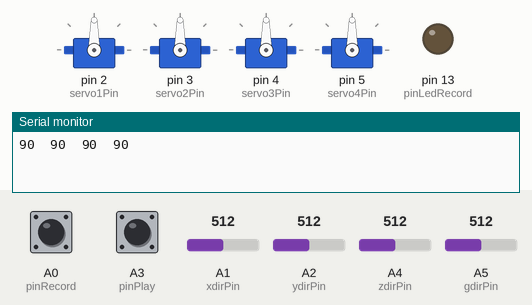
Recording of a sketch running on a simulated Arduino Uno, built with avr-gcc and run on an emulated ATmega328P. Shown: 4 × servo, output pins drawn as LEDs (lit = HIGH), the last lines printed to the serial monitor. Inputs (shaded band) come from the test bench; at power-on: A1 (xdirPin) = 512, A2 (ydirPin) = 512, A4 (zdirPin) = 512, A0 (pinRecord) HIGH, A3 (pinPlay) HIGH, A5 (gdirPin) = 512.

Above: at 2.2 s.
2.3 s: A1 (xdirPin) set to 426
3.8 s: A1 (xdirPin) set to 397
At 4.08 s:
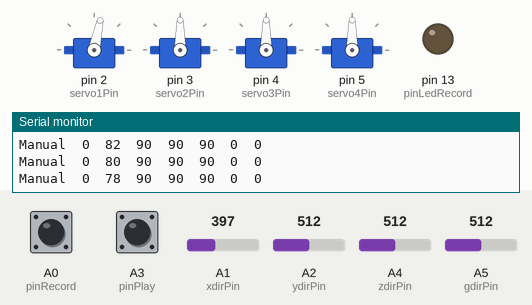
At 6.6 s:
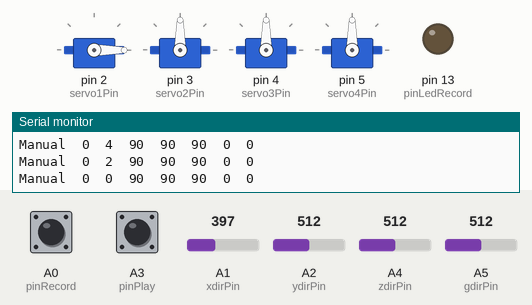
6.8 s: A2 (ydirPin) set to 418
8.3 s: A2 (ydirPin) set to 400
At 11.0 s:
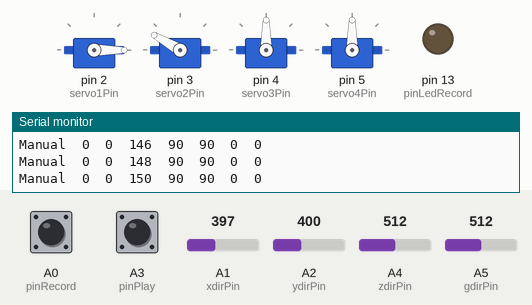
11.3 s: A4 (zdirPin) set to 418
12.8 s: A4 (zdirPin) set to 396
At 14.7 s:
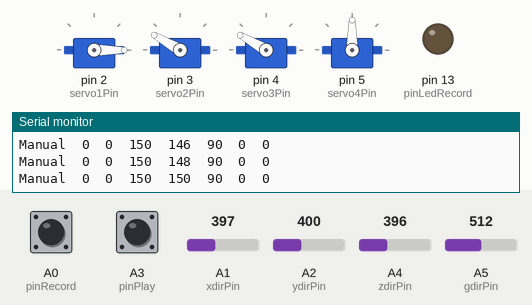
Timing chart, 0 to 16.2 s (numbered marks = the images above; inputs shaded):
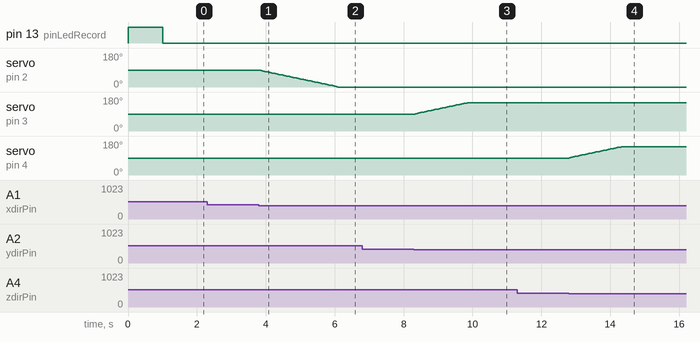

Measured:
- the behaviour switches between 410 and 409 on A1 (xdirPin) (found by bisection; images 0 and 1)
- the behaviour switches between 410 and 409 on A2 (ydirPin) (found by bisection; images 2 and 3)
- the behaviour switches between 410 and 409 on A4 (zdirPin) (found by bisection; images 3 and 4)
- after the input at 2.3 s, every drawn part: stays the same
- after the input at 3.8 s, servo on pin 2 (servo1Pin): moves from 90° to 0° over 2.3 s, starting at once
- after the input at 6.8 s, every drawn part: stays the same
- after the input at 8.3 s, servo on pin 3 (servo2Pin): moves from 90° to 150° over 1.5 s, starting at once
- after the input at 11.3 s, every drawn part: stays the same
- after the input at 12.8 s, servo on pin 4 (servo3Pin): moves from 90° to 150° over 1.5 s, starting at once

The sketch:

RecordAndPlay.ino
```cpp
/* Animatronics workshop sketch
   Uses two analogue joysticks and four servos.

   First joystick moves servo1 & servo 2,
   button start/stop recording positions.

   Second joystick moves servo3 & servo 4,
   button start/stop playing recorded positions.
   Press button for 2 seconds to autoplay.

   Pins:
   Arduino    Stick1    Stick2    Servo1   Servo2  Servo3    Servo4   Record/
      GND       GND       GND    Brown     Brown   Brown     Brown    Auto play
       5V       VCC       VCC      Red       Red     Red       Red    LED
       A0       HOR
       A1       VER
       PD2      BUTT
       A2                 HOR
       A3                 VER
       PD3                BUTT
       11                       Yellow
       10                                 Yellow
        9                                         Yellow
        6                                                   Yellow
       PD4                                                            X
*/
#include <Servo.h>

bool repeatePlaying = false; /* Repeatedly is running recorded cycle */
int delayBetweenCycles = 2000; /* Delay between cycles */

int servo1Pin = 2;       /* Servo1 servo */
int servo2Pin = 3;   /* Servo2 servo */
int servo3Pin = 4;       /* Servo3 servo */
int servo4Pin = 5;     /* Servo4 servo */

int xdirPin = A1;        /* Servo1 - joystick1*/
int ydirPin = A2;        /* Servo2 - joystick1 */
int zdirPin = A4;        /* Servo3 - joystick2 */
int gdirPin = A5;        /* Servo4 - joystick2 */

//int pinRecord = A4;     /* Button record - backward compatibility */
//int pinPlay = A5;       /* Button play  - backward compatibility */
int pinRecord = A0;     /* Button record - recommended (A4 is deprecated, will by used for additional joystick) */
int pinPlay = A3;       /* Button play  - recommended (A5 is deprecated, will by used for additional joystick) */
int pinLedRecord = 13;  /* LED - indicates recording (light) or auto play mode (blink one) */

bool useInternalPullUpResistors = true;

const int buffSize = 512; /* Size of recording buffer */

int startServo1 = 90;
int startServo2 = 90;
int startServo3 = 90;
int startServo4 = 90;

int posServo1 = 90;
int posServo2 = 90;
int posServo3 = 90;
int posServo4 = 90;

int lastServo1 = 90;
int lastServo2 = 90;
int lastServo3 = 90;
int lastServo4 = 90;

int minServo1 = 0;
int maxServo1 = 150;
int minServo2 = 0;
int maxServo2 = 150;
int minServo3 = 0;
int maxServo3 = 150;
int minServo4 = 0;
int maxServo4 = 150;

const int countServo = 4;
int buff[buffSize];
int buffAdd[countServo];
int recPos = 0;
int playPos = 0;

int buttonRecord = HIGH;
int buttonPlay = HIGH;

int buttonRecordLast = LOW;
int buttonPlayLast = LOW;

bool record = false;
bool play = false;
bool debug = false;

String command = "Manual";
int printPos = 0;

int buttonPlayDelay = 20;
int buttonPlayCount = 0;

bool ledLight = false;

Servo servoServo1;
Servo servoServo2;
Servo servoServo3;
Servo servoServo4;

void setup() {
  Serial.begin(9600);

  if (useInternalPullUpResistors) {
    pinMode(pinRecord, INPUT_PULLUP);
    pinMode(pinPlay, INPUT_PULLUP);
  }
  else
  {
    pinMode(pinRecord, INPUT);
    pinMode(pinPlay, INPUT);
  }

  pinMode(xdirPin, INPUT);
  pinMode(ydirPin, INPUT);
  pinMode(zdirPin, INPUT);
  pinMode(gdirPin, INPUT);

  pinMode(pinLedRecord, OUTPUT);

  servoServo1.attach(servo1Pin);
  servoServo2.attach(servo2Pin);
  servoServo3.attach(servo3Pin);
  servoServo4.attach(servo4Pin);

  StartPosition();

  digitalWrite(pinLedRecord, HIGH);
  delay(1000);
  digitalWrite(pinLedRecord, LOW);
}

void loop() {

  buttonRecord = digitalRead(pinRecord);
  buttonPlay = digitalRead(pinPlay);

  //  Serial.print(buttonRecord);
  //  Serial.print("\t");
  //  Serial.println(buttonPlay);
  //  for testing purposes

  if (buttonPlay == LOW)
  {
    buttonPlayCount++;

    if (buttonPlayCount >= buttonPlayDelay)
    {
      repeatePlaying = true;
    }
  }
  else buttonPlayCount = 0;

  if (buttonPlay != buttonPlayLast)
  {
    if (record)
    {
      record = false;
    }

    if (buttonPlay == LOW)
    {
      play = !play;
      repeatePlaying = false;

      if (play)
      {
        StartPosition();
      }
    }
  }

  if (buttonRecord != buttonRecordLast)
  {
    if (buttonRecord == LOW)
    {
      record = !record;

      if (record)
      {
        play = false;
        repeatePlaying = false;
        recPos = 0;
      }
      else
      {
        if (debug) PrintBuffer();
      }
    }
  }

  buttonPlayLast = buttonPlay;
  buttonRecordLast = buttonRecord;

  float dx = map(analogRead(xdirPin), 0, 1023, -5.0, 5.0);
  float dy = map(analogRead(ydirPin), 0, 1023, 5.0, -5.0);
  float dz = map(analogRead(zdirPin), 0, 1023, 5.0, -5.0);
  float dg = map(analogRead(gdirPin), 0, 1023, 5.0, -5.0);

  if (abs(dx) < 1.5) dx = 0;
  if (abs(dy) < 1.5) dy = 0;
  if (abs(dz) < 1.5) dz = 0;
  if (abs(dg) < 1.5) dg = 0;

  posServo1 += dx;
  posServo2 += dy;
  posServo3 += dz;
  posServo4 += dg;

  if (play)
  {
    if (playPos >= recPos) {
      playPos = 0;

      if (repeatePlaying)
      {
        delay(delayBetweenCycles);
        StartPosition();
      }
      else
      {
        play = false;
      }
    }

    bool endOfData = false;

    while (!endOfData)
    {
      if (playPos >= buffSize - 1) break;
      if (playPos >= recPos) break;

      int data = buff[playPos];
      int angle = data & 0xFFF;
      int servoNumber = data & 0x3000;
      endOfData = data & 0x4000;

      switch (servoNumber)
      {
        case 0x0000:
          posServo1 = angle;
          break;

        case 0x1000:
          posServo2 = angle;
          break;

        case 0x2000:
          posServo3 = angle;
          break;

        case 0x3000:
          posServo4 = angle;
          dg = posServo4 - lastServo4;
          break;
      }

      playPos++;
    }
  }

  if (posServo1 > maxServo1) posServo1 = maxServo1;
  if (posServo2 > maxServo2) posServo2 = maxServo2;
  if (posServo3 > maxServo3) posServo3 = maxServo3;
  if (posServo4 > maxServo4) posServo4 = maxServo4;

  if (posServo1 < minServo1) posServo1 = minServo1;
  if (posServo2 < minServo2) posServo2 = minServo2;
  if (posServo3 < minServo3) posServo3 = minServo3;
  if (posServo4 < minServo4) posServo4 = minServo4;

  servoServo1.write(posServo1);
  servoServo2.write(posServo2);
  servoServo3.write(posServo3);

  bool waitServo4 = false;
  if (dg < 0) {
    posServo4 = minServo4;
    waitServo4 = true;
  }
  else if (dg > 0) {
    posServo4 = maxServo4;
    waitServo4 = true;
  }

  servoServo4.write(posServo4);
  if (play && waitServo4)
  {
    delay(1000);
  }

  if ((lastServo1 != posServo1) | (lastServo2 != posServo2) | (lastServo3 != posServo3) | (lastServo4 != posServo4))
  {
    if (record)
    {
      if (recPos < buffSize - countServo)
      {
        int buffPos = 0;

        if (lastServo1 != posServo1)
        {
          buffAdd[buffPos] = posServo1;
          buffPos++;
        }

        if (lastServo2 != posServo2)
        {
          buffAdd[buffPos] = posServo2 | 0x1000;
          buffPos++;
        }

        if (lastServo3 != posServo3)
        {
          buffAdd[buffPos] = posServo3 | 0x2000;
          buffPos++;
        }

        if (lastServo4 != posServo4)
        {
          buffAdd[buffPos] = posServo4 | 0x3000;
          buffPos++;
        }

        buffAdd[buffPos - 1] = buffAdd[buffPos - 1] | 0x4000;

        for (int i = 0; i < buffPos; i++)
        {
          buff[recPos + i] = buffAdd[i];
        }

        recPos += buffPos;
      }
    }

    command = "Manual";
    printPos = 0;

    if (play)
    {
      command = "Play";
      printPos = playPos;
    }
    else if (record)
    {
      command = "Record";
      printPos = recPos;
    }

    Serial.print(command);
    Serial.print("\t");
    Serial.print(printPos);
    Serial.print("\t");
    Serial.print(posServo1);
    Serial.print("\t");
    Serial.print(posServo2);
    Serial.print("\t");
    Serial.print(posServo3);
    Serial.print("\t");
    Serial.print(posServo4);
    Serial.print("\t");
    Serial.print(record);
    Serial.print("\t");
    Serial.print(play);
    Serial.println();
  }

  lastServo1 = posServo1;
  lastServo2 = posServo2;
  lastServo3 = posServo3;
  lastServo4 = posServo4;

  if ( repeatePlaying)
  {
    ledLight = !ledLight;
  }
  else
  {
    if (ledLight)
    {
      ledLight = false;
    }

    if (record)
    {
      ledLight = true;
    }
  };

  digitalWrite(pinLedRecord, ledLight);
  delay(50);
}

void PrintBuffer()
{
  for (int i = 0; i < recPos; i++)
  {
    int data = buff[i];
    int angle = data & 0xFFF;
    int servoNumber = data & 0x3000;
    bool endOfData = data & 0x4000;

    Serial.print("Servo=");
    Serial.print(servoNumber);
    Serial.print("\tAngle=");
    Serial.print(angle);
    Serial.print("\tEnd=");
    Serial.print(endOfData);
    Serial.print("\tData=");
    Serial.print(data, BIN);
    Serial.println();
  }
}

void StartPosition()
{
  int angleServo1 = servoServo1.read();
  int angleServo2 = servoServo2.read();
  int angleServo3 = servoServo3.read();
  int angleServo4 = servoServo4.read();

  Serial.print(angleServo1);
  Serial.print("\t");
  Serial.print(angleServo2);
  Serial.print("\t");
  Serial.print(angleServo3);
  Serial.print("\t");
  Serial.print(angleServo4);
  Serial.println("\t");

  posServo1 = startServo1;
  posServo2 = startServo2;
  posServo3 = startServo3;
  posServo4 = startServo4;

  servoServo1.write(posServo1);
  servoServo2.write(posServo2);
  servoServo3.write(posServo3);
  servoServo4.write(posServo4);
}
```
